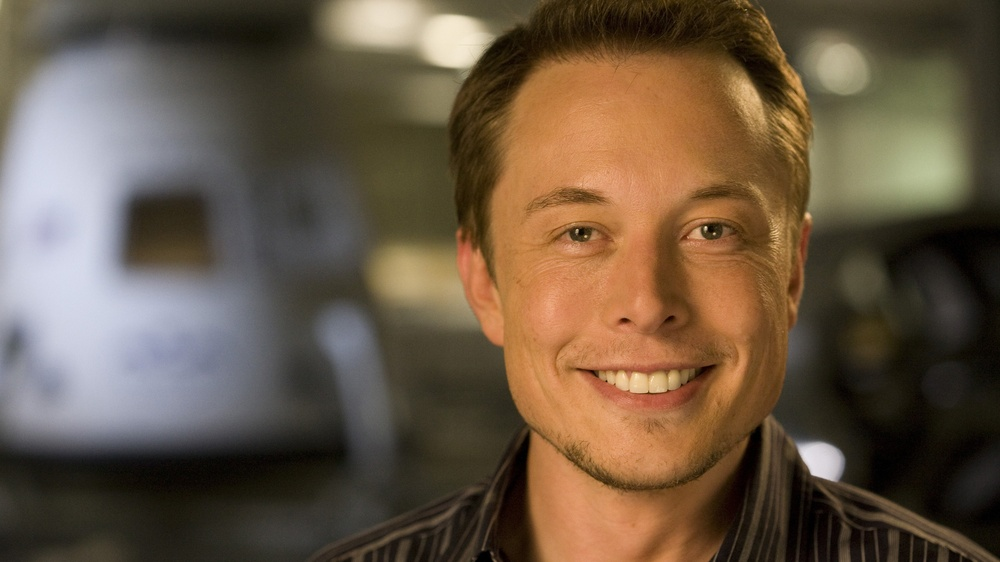
#> input picture elon.jpg, 1000 x 562 px, shrunk from 2560 x 1440 before the run, given in place of the camera
$ python 'Deteksi Warna dan Object.py'
#> lines starting #> are read from the running program, lines starting #| are printed output that depends on the picture; after the words box and inside, x2 and y2 are one past the last pixel; in counts of white or black regions, pixels touching at a corner belong together
import cv2
import numpy as np

kameraSource = cv2.VideoCapture(0)

while True:
    ret, kamera = kameraSource.read()
#> kamera is the input picture: shape (562, 1000, 3); mean B, G, R 68.8, 87.7, 105

    if not ret:
        break

    #mengubah HSV / Deteksi Warna
    hsv = cv2.cvtColor(kamera, cv2.COLOR_BGR2HSV)
#> hsv: shape (562, 1000, 3); mean H, S, V 36.2, 101, 107.6

    #menerapkan HSV batas masing - masing warna
    lower_orange = np.array([10, 100, 100])
    uppuer_orange = np.array([25, 255, 255])

    lower_blue = np.array([94, 80, 2])
    upper_blue = np.array([126, 255,255])

    lower_red = np.array([0, 120, 70])
    upper_red = np.array([10, 255,255])

    upper_green = np.array([36, 100, 100])
    lower_green = np.array([86, 255, 255])

    #membuat masking warna (bagian yang terdeteksi berwarna = putih)
    mask_orange = cv2.inRange(hsv, lower_orange, uppuer_orange)
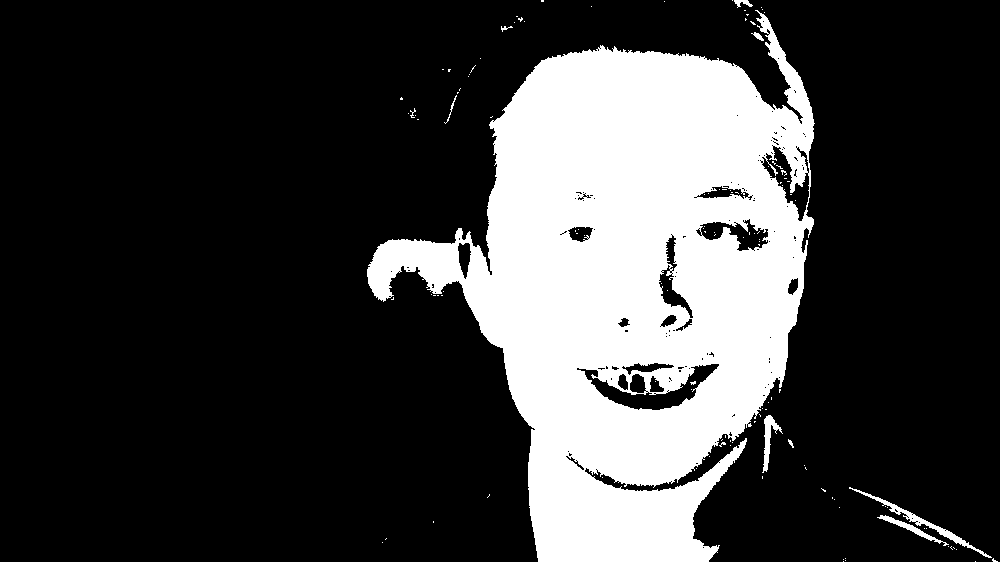
#> mask_orange: shape (562, 1000); 23.8% white; 123 white regions (113 under 20 px), largest, box (x1, y1, x2, y2) and area: (367, 10, 815, 562) 131587, (849, 487, 992, 558) 718, (762, 415, 783, 473) 388
    mask_blue = cv2.inRange(hsv, lower_blue, upper_blue)
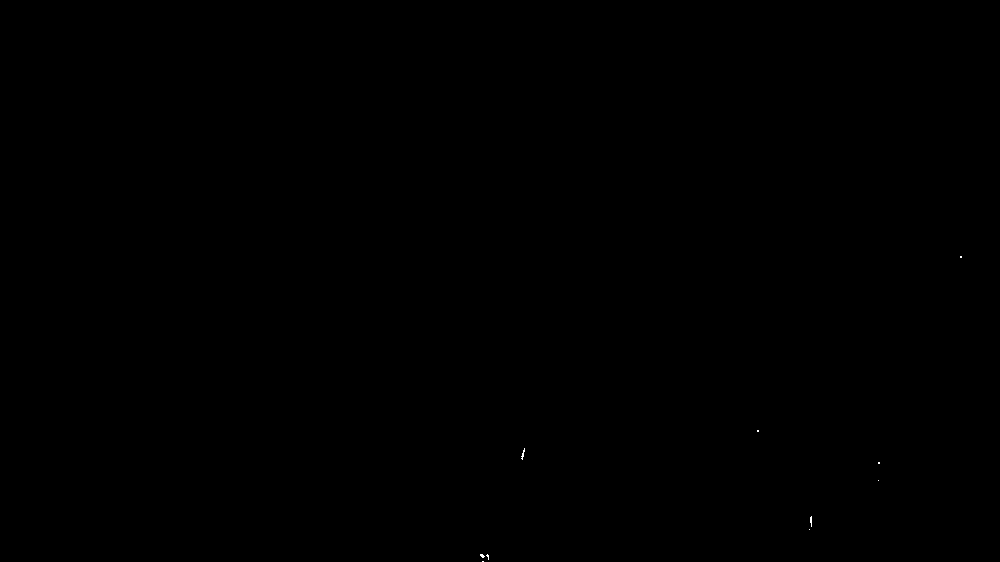
#> mask_blue: shape (562, 1000); 0.01% white in thin lines or dots, all inside (x1, y1, x2, y2) = (480, 256, 962, 562)
    mask_red = cv2.inRange(hsv, lower_red, upper_red)
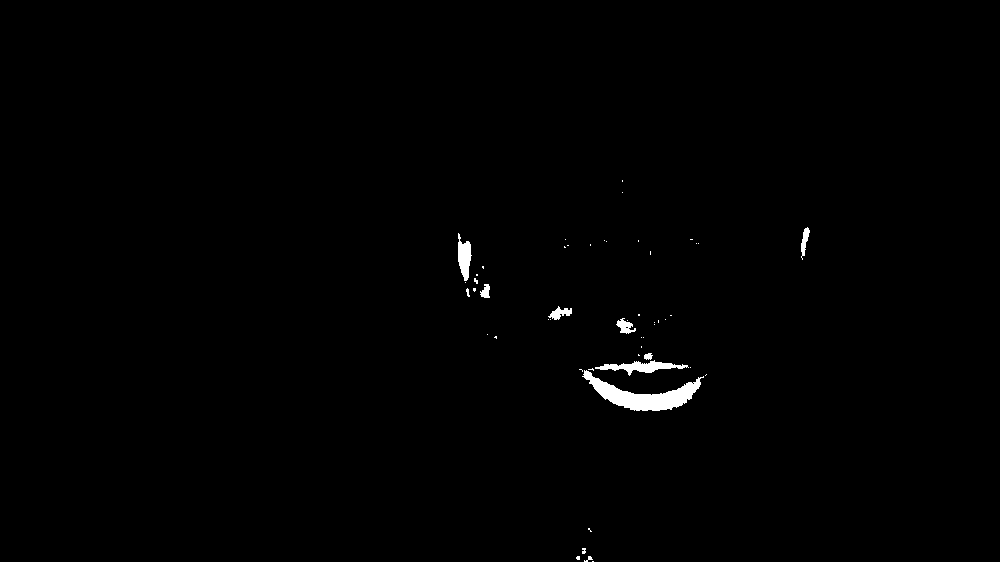
#> mask_red: shape (562, 1000); 0.65% white; 51 white regions (40 under 20 px)
    mask_green = cv2.inRange(hsv, lower_green, upper_green)
#> mask_green: shape (562, 1000); every value is 0

    #menggabungkan mask dengan gambar asli
    hasil_orange = cv2.bitwise_and(kamera, kamera, mask = mask_orange)
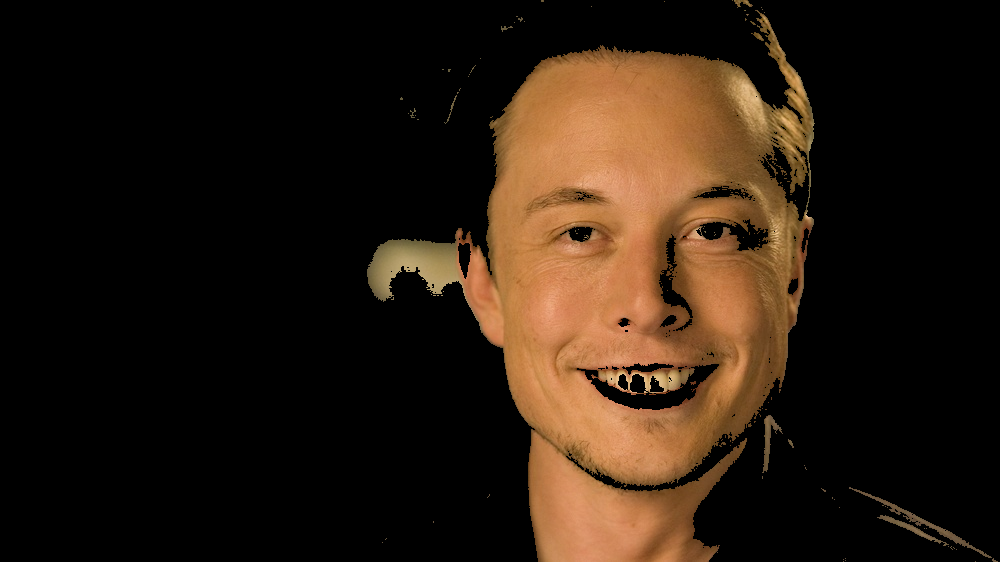
#> hasil_orange: shape (562, 1000, 3); mean B, G, R 15.8, 27.4, 41
    hasil_biru = cv2.bitwise_and(kamera, kamera, mask = mask_blue)
    hasil_red = cv2.bitwise_and(kamera, kamera, mask = mask_red)
    hasil_green = cv2.bitwise_and(kamera, kamera, mask = mask_green)
#> hasil_green: shape (562, 1000, 3); every value is 0


    def deteksi_warna(mask, hasil, label, warna_bgr):
#> called with label = 'ORANGE', warna_bgr = (0, 140, 255)
        kontur, _ = cv2.findContours(mask, cv2.RETR_EXTERNAL, cv2.CHAIN_APPROX_SIMPLE)
#> kontur = 85 contours, 79 with area under 20; largest, box (x1, y1, x2, y2) and area: (367, 10, 815, 562) 137623, (849, 487, 992, 558) 568, (762, 415, 783, 473) 310, (877, 515, 949, 546) 258, (734, 0, 753, 8) 52, (751, 32, 764, 41) 36
        for cnt in kontur:
            area = cv2.contourArea(cnt)
            if area > 500:
                x, y, w, h = cv2.boundingRect(cnt)
                cv2.rectangle(hasil, (x, y), (x + w, y + h), warna_bgr, 2)
                cv2.putText(hasil, label, (x, y - 10),
                            cv2.FONT_HERSHEY_SIMPLEX, 0.7, warna_bgr, 2, cv2.LINE_AA)
#> this loop made 85 passes
#> (area, x, y, w, h) on passes 24, 77: (568.5, 849, 487, 143, 71), (137623, 367, 10, 448, 552)
#> area on passes 16, 39: 258.5, 310.5

    #tampilkan hasil kamera orginal
    cv2.imshow('Kamera Origin', kamera)

    #tampilkan hasil kamera mask
    cv2.imshow('Mask Orange', mask_orange)
    cv2.imshow('Mask Biru', mask_blue)
    cv2.imshow('Mask Merah', mask_red)
    cv2.imshow('Mask Hijau', mask_green)

    #Tampilkan deteksi warna
    deteksi_warna(mask_orange, hasil_orange, "ORANGE", (0, 140, 255))
    deteksi_warna(mask_blue, hasil_biru, "BIRU", (255, 0, 0))
#> in deteksi_warna (call 2), `kontur, _ = cv2.findContours(mask, cv2.RETR_EXTERNAL, cv2.CHAIN_APPROX..`: kontur = 10 contours, all with area under 20
#> the loop in deteksi_warna (call 2), `for cnt in kontur:` made 10 passes
#> (cnt, area) on passes 1, 4, 6, 7, 9, 10: ([[482, 561], [483, 561]], 0), ([[809, 529]], 0), ([[878, 480]], 0), ([[878, 462], [878, 463], [879, 463], [879, 462]], 1), ([[757, 430], [757, 431], [758, 431], [758, 430]], 1), ([[960, 256], [960, 257], [961, 257], [961, 256]], 1)
#> area on passes 2, 3, 5, 8: 3, 7.5, 6, 8
    deteksi_warna(mask_red, hasil_red, "MERAH", (0, 0, 255))
#> in deteksi_warna (call 3), `kontur, _ = cv2.findContours(mask, cv2.RETR_EXTERNAL, cv2.CHAIN_APPROX..`: kontur = 51 contours, 43 with area under 20; largest, box (x1, y1, x2, y2) and area: (582, 370, 704, 411) 1704, (595, 360, 689, 376) 487, (458, 233, 472, 281) 363, (616, 318, 636, 334) 136, (548, 306, 572, 320) 133, (801, 227, 810, 260) 108, (480, 284, 490, 298) 74, (644, 353, 653, 360) 34
    deteksi_warna(mask_green, hasil_green, "HIJAU", (0, 255, 0))


    #tampilkan hasil
    cv2.imshow("Hasil Biru", hasil_biru)
    cv2.imshow('Hasil Orange', hasil_orange)
    cv2.imshow('Hasil Merah', hasil_red)
    cv2.imshow('Hasil Hijau', hasil_green)


    if cv2.waitKey(1) & 0xFF == ord('q'):
#> (key q is pressed here)
        break

kameraSource.release()
cv2.destroyAllWindows()

$ run again, on messi1.jpg
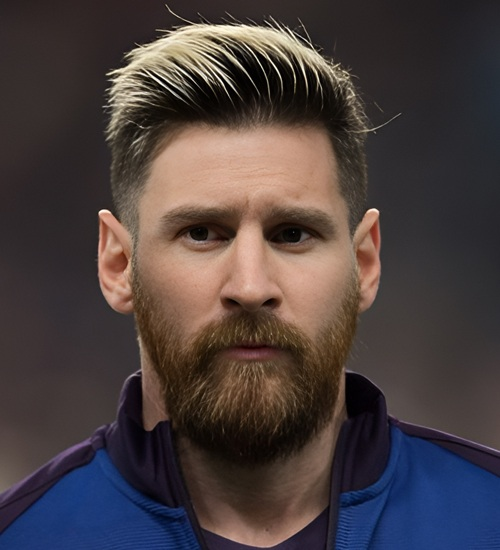
#> input picture messi1.jpg, 500 x 550 px, given in place of the camera
#> kamera is the input picture: shape (550, 500, 3); mean B, G, R 63, 63, 73.5
#> hsv: shape (550, 500, 3); mean H, S, V 62, 84.5, 82.3
#> `mask_orange = cv2.inRange(hsv, lower_orange, uppuer_orange)`:
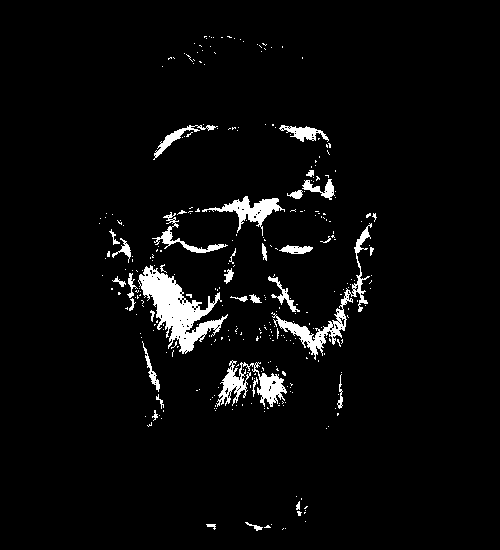
#> mask_orange: shape (550, 500); 3.9% white; 319 white regions (284 under 20 px), largest, box (x1, y1, x2, y2) and area: (138, 265, 228, 354) 2997, (271, 223, 372, 360) 1530, (216, 360, 287, 407) 1293
#> mask_blue: shape (550, 500); 10.2% white; 22 white regions (14 under 20 px), largest, box (x1, y1, x2, y2) and area: (331, 422, 500, 550) 15142, (0, 444, 203, 550) 12501, (492, 90, 500, 112) 96
#> mask_red: shape (550, 500); 0.82% white; 95 white regions (75 under 20 px)
#> mask_green: shape (550, 500); every value is 0
#> hasil_green: shape (550, 500, 3); every value is 0
#> kontur = 319 contours, 295 with area under 20; largest, box (x1, y1, x2, y2) and area: (138, 265, 228, 354) 2818, (271, 223, 372, 360) 1246, (216, 360, 287, 407) 1056, (202, 196, 285, 236) 820, (152, 212, 228, 253) 353
#> the loop in deteksi_warna, `for cnt in kontur:` made 319 passes
#> (area, x, y, w, h) on passes 71, 190, 221, 252: (1056, 216, 360, 71, 47), (2818.5, 138, 265, 90, 89), (1246, 271, 223, 101, 137), (819.5, 202, 196, 83, 40)
#> after the loop in deteksi_warna, `for cnt in kontur:`:
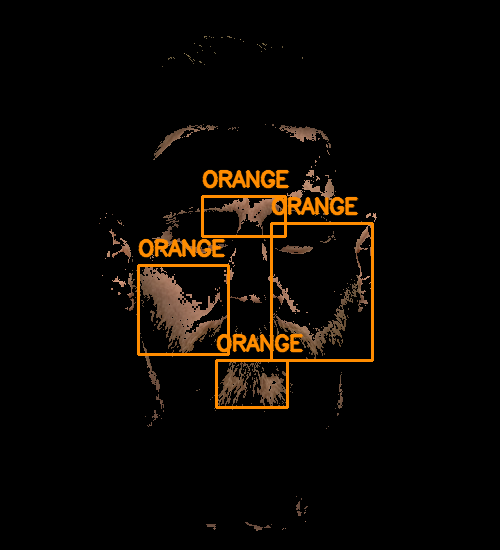
#> hasil: shape (550, 500, 3); mean B, G, R 2.8, 7.4, 11.8
#> kontur = 22 contours, 17 with area under 20; largest, box (x1, y1, x2, y2) and area: (331, 422, 500, 550) 14878, (0, 444, 203, 550) 12242, (492, 90, 500, 112) 64, (134, 426, 142, 436) 26, (122, 454, 128, 463) 25
#> the loop in deteksi_warna (call 2), `for cnt in kontur:` made 22 passes
#> (area, x, y, w, h) on passes 11, 15: (12242.5, 0, 444, 203, 106), (14878, 331, 422, 169, 128)
#> kontur = 95 contours, 82 with area under 20; largest, box (x1, y1, x2, y2) and area: (104, 247, 129, 274) 359, (356, 249, 375, 276) 301, (223, 350, 283, 364) 184, (368, 220, 379, 250) 148, (98, 219, 109, 251) 126
